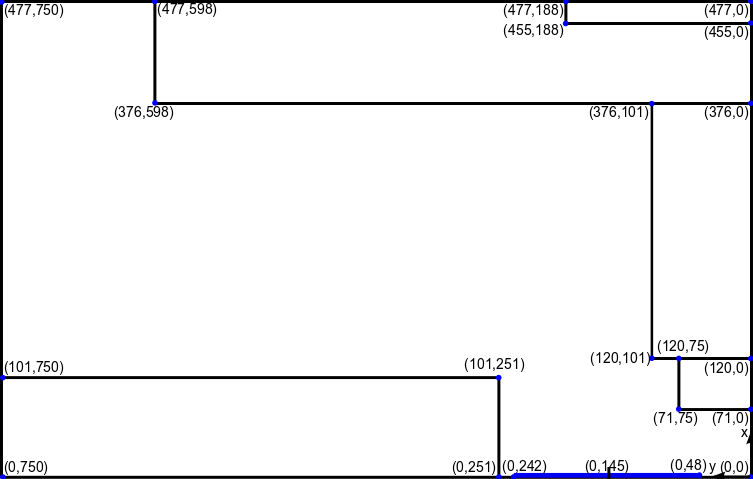
#> input picture server/tracker_data_gen/layout.png, 753 x 479 px, found by its file name
$ python calibrate_diff.py
#> lines starting #> are read from the running program, lines starting #| are printed output that depends on the picture
from PIL import Image, ImageDraw


def get_bounding_box(co, c_width=4):
    x1 = co[0] - c_width
    x2 = co[0] + c_width
    y1 = co[1] - c_width
    y2 = co[1] + c_width

    return [x1, y1, x2, y2]

def invert(co1, co2):
    width = 750
    height = 477
    n_co1 = (width - co1[1], height - co1[0])
    n_co2 = (width - co2[1], height - co2[0])
    return n_co1, n_co2

cal_points = [((370,407),(320,380),(270,357),(240,335),(200,311),(160,237),(110,259),(150,378),(200,355),(220,346),(260,328),(330,295)),
              ((360,233),(299,190),(270,169),(240,147),(201,118),(130,67),(131,224),(213,167),(284,116),(348,67))]
meas_points = [((355,404),(324,383),(273,355),(230,325),(188,290),(145,270),(112,250),(142,353),(189,348),(200,336),(254,327),(333,295)),
               ((360,253),(287,203),(263,175),(259,147),(188,115),(151,93),(110,207),(191,163),(282,122),(338,82))]

diff_colors = [(255, 0, 0), (255, 255, 0)]

img_file = '../../GUI/static/Img/layout.png'

img = Image.open(img_file)
#> img is the input picture: PIL image 753x479 RGBA; mean R, G, B, A 242.8, 242.8, 243.7, 255

d = ImageDraw.Draw(img)

for cal_points_set, meas_points_set, color in zip(cal_points, meas_points, diff_colors):
    for cal_point, meas_point in zip(cal_points_set, meas_points_set):
        print('=============')
        rev_cal_point = (cal_point[1], cal_point[0])
        rev_meas_point = (meas_point[1], meas_point[0])
        box1 = get_bounding_box(rev_cal_point)
        d.ellipse(box1, fill=(0,0,0))
        box2 = get_bounding_box(rev_meas_point)
        d.ellipse(box2, fill=color)
        d.line([rev_cal_point, rev_meas_point],width=2, fill=(0,0,0))

img.save('calibrate_point_diff.png')
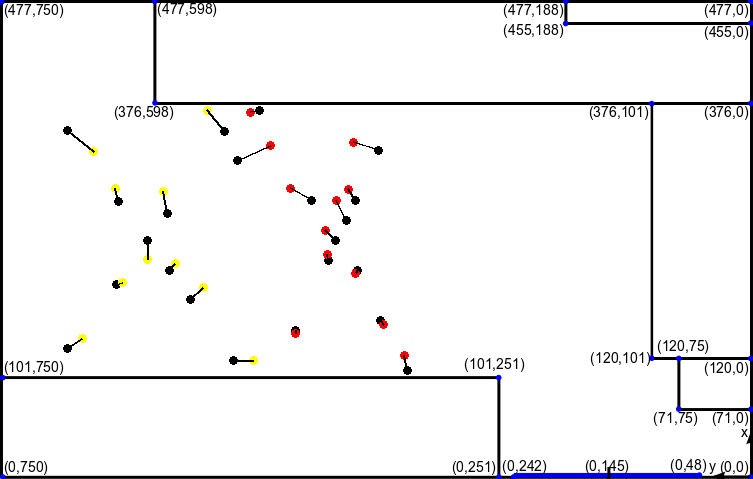
#> saved as calibrate_point_diff.png: PIL image 753x479 RGBA; mean R, G, B, A 241.5, 241.1, 241.6, 255; transparent parts drawn white

$ run again, with server/tracker_data_gen/walkaround_1.png copied over server/tracker_data_gen/layout.png
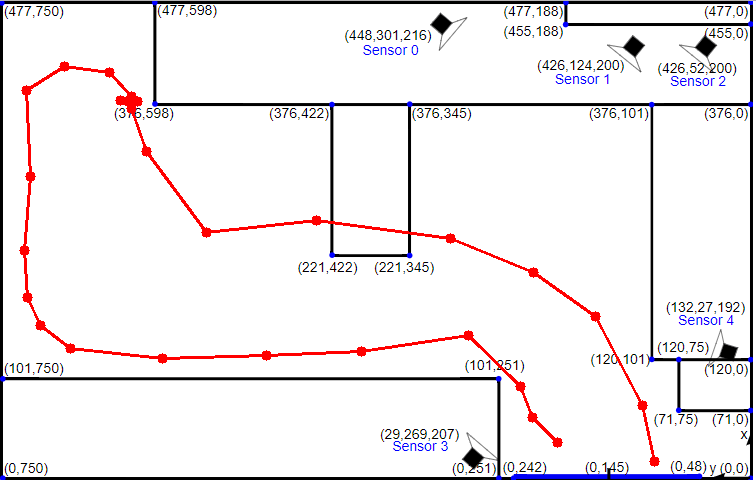
#> input picture server/tracker_data_gen/walkaround_1.png, 756 x 484 px, found by its file name
#> img is the input picture: PIL image 756x484 RGB; mean R, G, B 240, 235.5, 237
#> `img.save('calibrate_point_diff.png')`:
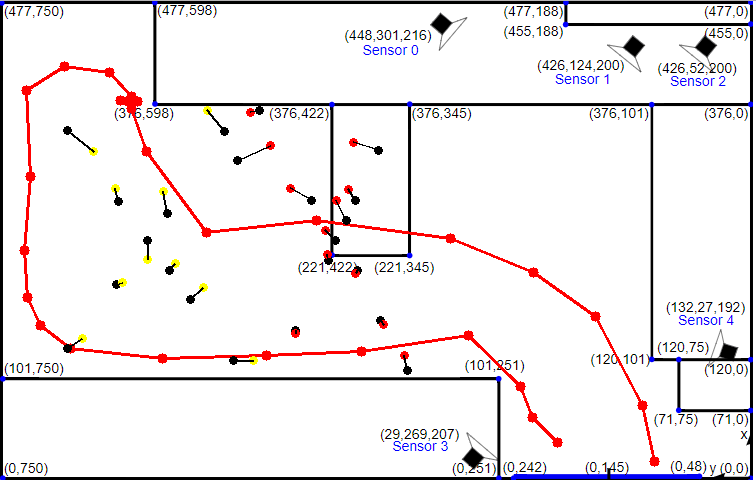
#> saved as calibrate_point_diff.png: PIL image 756x484 RGB; mean R, G, B 238.8, 233.9, 235
